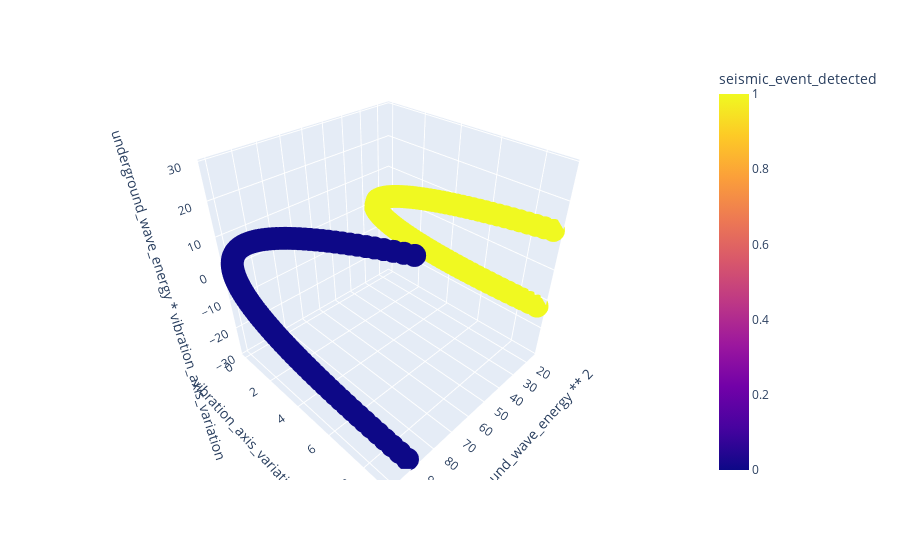

Notebook source saved alongside this figure:
### Code cell
fig = px.scatter_3d(df, x = "underground_wave_energy ** 2", y = "vibration_axis_variation ** 2", z = "underground_wave_energy * vibration_axis_variation", 
                   color = "seismic_event_detected")
fig.show()

### Figure 1 — Plotly figure (JSON) as saved in the notebook; plotly's stock layout.template omitted (floating-point values rounded to 4 significant figures; data arrays with more than 128 entries replaced by an {"elided": "..."} marker saying what was removed)
{"data": [{"hovertemplate": "underground_wave_energy ** 2=%{x}<br>vibration_axis_variation ** 2=%{y}<br>underground_wave_energy * vibration_axis_variation=%{z}<br>seismic_event_detected=%{marker.color}<extra></extra>", "legendgroup": "", "marker": {"color": {"elided": "400 int values"}, "coloraxis": "coloraxis", "symbol": "circle"}, "mode": "markers", "name": "", "scene": "scene", "showlegend": false, "type": "scatter3d", "x": {"elided": "400 float values"}, "y": {"elided": "400 float values"}, "z": {"elided": "400 float values"}}], "layout": {"coloraxis": {"colorbar": {"title": {"text": "seismic_event_detected"}}, "colorscale": [[0, "#0d0887"], [0.1111, "#46039f"], [0.2222, "#7201a8"], [0.3333, "#9c179e"], [0.4444, "#bd3786"], [0.5556, "#d8576b"], [0.6667, "#ed7953"], [0.7778, "#fb9f3a"], [0.8889, "#fdca26"], [1, "#f0f921"]]}, "legend": {"tracegroupgap": 0}, "margin": {"t": 60}, "scene": {"domain": {"x": [0, 1], "y": [0, 1]}, "xaxis": {"title": {"text": "underground_wave_energy ** 2"}}, "yaxis": {"title": {"text": "vibration_axis_variation ** 2"}}, "zaxis": {"title": {"text": "underground_wave_energy * vibration_axis_variation"}}}}}
